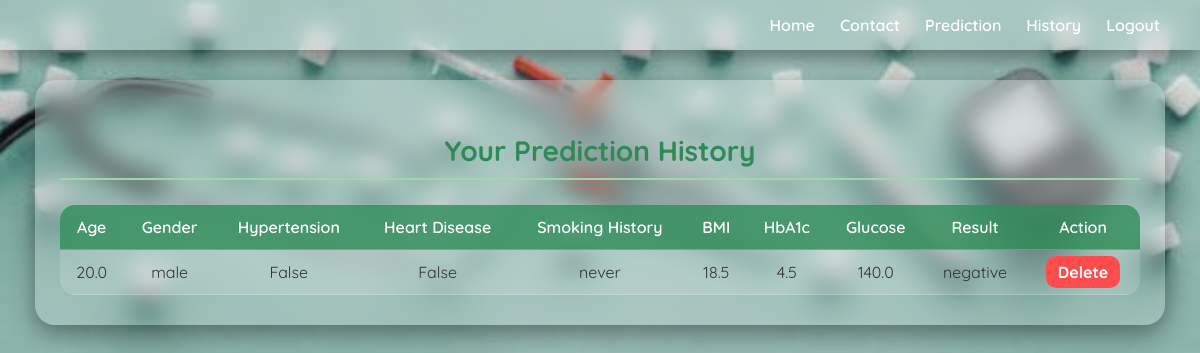
/history/ (signed in), run on an earlier commit of the app's database.
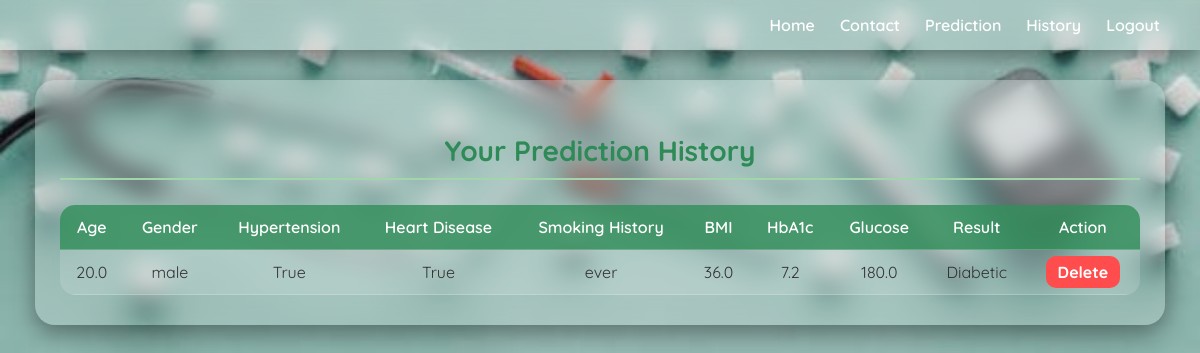
And on a later commit of the database.
### diabetes_predictor/models.py (models this page shows)
class DiabetesHistory(models.Model):
    user = models.ForeignKey(User, on_delete=models.CASCADE)
    age = models.FloatField()
    gender = models.CharField(max_length=10)
    hypertension = models.BooleanField()
    heart_disease = models.BooleanField()
    smoking_history = models.CharField(max_length=20)
    bmi = models.FloatField()
    hba1c_level = models.FloatField()
    blood_glucose_level = models.FloatField()
    result = models.CharField(max_length=10)
    medicine = models.TextField(default="")
    created_at = models.DateTimeField(auto_now_add=True)

### diabetes_predictor/views.py (the view)
# urls.py: path('history/', views.history, name='history'),
@login_required(login_url='login')
def history(request):
    records = DiabetesHistory.objects.filter(user=request.user).order_by('-created_at')
    return render(request, 'diabetes_predictor/history.html', {'records': records})

### diabetes_predictor/templates/diabetes_predictor/history.html (shortened to what this page needs)
{% load static %}
<!DOCTYPE html>
<html lang="en">
<head>
    <link rel="stylesheet" href="{% static 'diabetes_predictor/css/history.css' %}" />
</head>
<body>
    <nav class="navbar">
        <ul>
            <li><a href="{% url 'home' %}">Home</a></li>
            <li><a href="{% url 'contact' %}">Contact</a></li>
            <li><a href="{% url 'predict' %}">Prediction</a></li>
            <li><a href="{% url 'history' %}">History</a></li>
            <li><a href="{% url 'logout' %}" onclick="return confirmLogout();">
                    Logout
                </a></li>
        </ul>
    </nav>
    <div class="container">
        <div class="history-box">
            <h2>Your Prediction History</h2>
            {% if records %}
            <div class="table-container">
                <table>
                    <thead>
                        <tr>
                            <th>Age</th>
                            <th>Gender</th>
                            <th>Hypertension</th>
                            <th>Heart Disease</th>
                            <th>Smoking History</th>
                            <th>BMI</th>
                            <th>HbA1c</th>
                            <th>Glucose</th>
                            <th>Result</th>
                            <th>Action</th>
                        </tr>
                    </thead>
                    <tbody>
                        {% for record in records %}
                        <tr>
                            <td>{{ record.age }}</td>
                            <td>{{ record.gender }}</td>
                            <td>{{ record.hypertension }}</td>
                            <td>{{ record.heart_disease }}</td>
                            <td>{{ record.smoking_history }}</td>
                            <td>{{ record.bmi }}</td>
                            <td>{{ record.hba1c_level }}</td>
                            <td>{{ record.blood_glucose_level }}</td>
                            <td>{{ record.result }}</td>
                            <td>
                                <a href="{% url 'delete_record' record.id %}" class="btn-delete"
                                    onclick="return confirm('Are you sure?');">Delete</a>
                            </td>
                        </tr>
                        {% endfor %}
                    </tbody>
                </table>
            </div>
            {% else %}
            <p style="text-align:center; margin-top:20px;">No prediction records found.</p>
            {% endif %}
        </div>
    </div>
</body>
</html>

What changed in the data, as far as the page shows it:
removed DiabetesHistory: age "20.0", gender "male", hypertension "False", heart_disease "False", smoking_history "never", bmi "18.5", hba1c_level "4.5", blood_glucose_level "140.0", result "negative"
added DiabetesHistory: age "20.0", gender "male", hypertension "True", heart_disease "True", smoking_history "ever", bmi "36.0", hba1c_level "7.2", blood_glucose_level "180.0", result "Diabetic"
